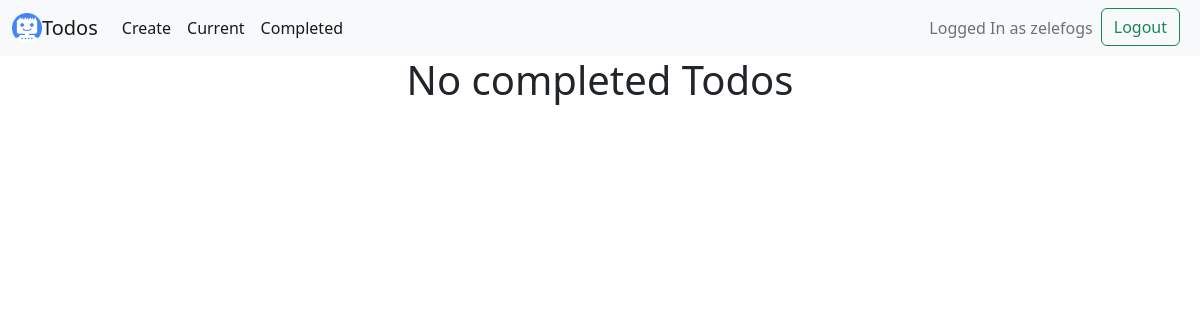
Page /completed/ (signed in) on the earlier database version.
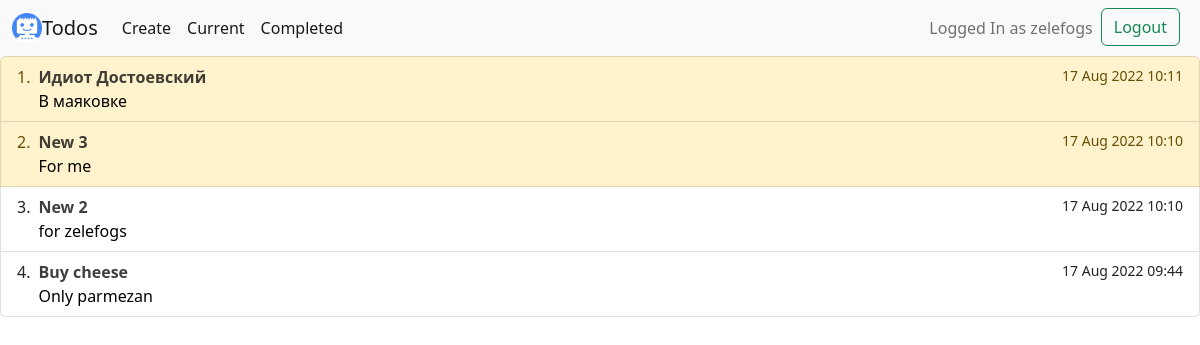
Same page on the later database version.
### todo/models.py (models this page shows, shortened)
class Todo(models.Model):
	title = models.CharField(max_length=100)
	memo = models.TextField(blank=True)
	important = models.BooleanField(default=False)
	created = models.DateTimeField(auto_now_add=True)
	datecompleted = models.DateTimeField(null=True, blank=True)
	user = models.ForeignKey(User, on_delete=models.CASCADE)

### todo/views.py (the view)
# urls.py: path('completed/', views.completedtodos, name='completedtodos'),
@login_required
def completedtodos(request):
	todos = Todo.objects.filter(user=request.user, datecompleted__isnull=False).order_by('-datecompleted')
	return render(request, 'todo/completedtodos.html', {'todos': todos})

### todo/templates/todo/completedtodos.html (shortened to what this page needs)
{% extends 'todo/base.html' %}
{% block content %}
    {% if todos %}
    <div class="list-group">
    <ol class="list-group list-group-numbered">
  {% for item in todos %}
      <li class="list-group-item d-flex justify-content-between align-items-start {% if item.important %}list-group-item-warning {% endif %}">
      <div class="ms-2 me-auto">
      <a href="{% url 'viewtodo'  item.id %}" style="color: black;text-decoration: none">
      <div class="fw-bold opacity-75">{{ item.title|truncatechars:100 }}</div>
    {% if item.memo %}  {{ item.memo|truncatechars:110 }}{% endif %}
      </a>
      </div>
    <small>{{ item.datecompleted|date:'j M Y H:i' }}</small>
  </li>
  {% endfor %}
</ol>
    </div>
    {% else %}
        <div style="text-align: center">
    <h1>No completed Todos</h1>
        </div>
    {% endif %}
{% endblock %}

### todo/templates/todo/base.html (shortened to what this page needs)
{% load static %}
<!doctype html>
<html lang="en">
  <head>
      <link rel="stylesheet" href="https://cdn.jsdelivr.net/npm/bootstrap@5.2.0/dist/css/bootstrap.min.css">
  </head>
  <nav class="navbar navbar-expand-lg bg-light">
  <div class="container-fluid">
  <img src="{% static "todo/Logo.png" %}" width="30" height="30" class="d-inline-block align-top" alt="Zelefog's Logo">
    <a class="navbar-brand" href="{% url 'home' %}">Todos</a>
    <div class="collapse navbar-collapse" id="navbarNavAltMarkup">
      <div class="navbar-nav">
        <a class="nav-link active" href="{% url 'createtodo' %}">Create</a>
        <a class="nav-link active" href="{% url 'currenttodos' %}">Current</a>
        <a class="nav-link active" href="{% url 'completedtodos' %}">Completed</a>
      </div>
    </div>
      {% if user.is_authenticated %}
      <div class="d-flex me-2">
          <span class="navbar-text me-2">
          Logged In as {{ user.username }}
          </span>
            <form action="{% url 'logoutuser' %}" method="POST">
    <button type="submit" class="btn btn-outline-success">Logout</button>
    </form>
      {% else %}
          <button type="submit" class="btn btn-outline-success me-2"><a class="nav-link active me-2" href="{% url 'loginuser' %}">Login</a></button>
          <button type="submit" class="btn btn-outline-success me-2"><a class="nav-link active " href="{% url 'signupuser' %}">Sign Up</a></button>
          {% endif %}
      </div>
  </div>
</nav>
  <body>
{% block content %}
{% endblock %}
  </body>
</html>

Differences in the rows shown:
added Todo: title "Идиот Достоевский", memo "В маяковке", datecompleted "17 Aug 2022 10:11", important True (drawn)
added Todo: title "New 3", memo "For me", datecompleted "17 Aug 2022 10:10", important True (drawn)
added Todo: title "New 2", memo "for zelefogs", datecompleted "17 Aug 2022 10:10", important False (drawn)
now on this page (row edited): Todo: title "Buy cheese", memo "Only parmezan", datecompleted "17 Aug 2022 09:44", important False (drawn)
Other differences:
text no longer shown: "No completed Todos"
